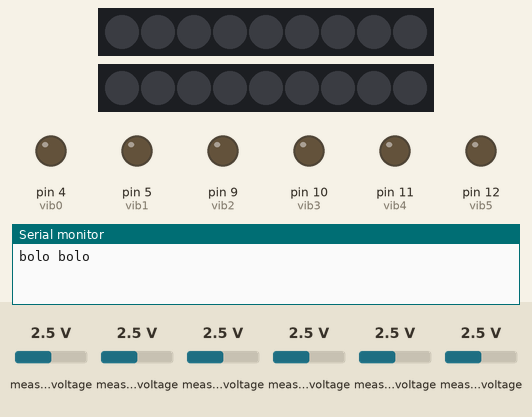
Recording of a sketch running on a simulated Arduino Mega 2560, built with avr-gcc and run on an emulated ATmega2560. On the bench: 2 × 9 RGB LEDs in strip order, left to right, output pins drawn as LEDs (lit = HIGH), the last lines printed to the serial monitor. The test bench sets the inputs (shaded band); at power-on: measured voltage 2.5 V.

Above: at 0.3 s.
At 2.3 s:
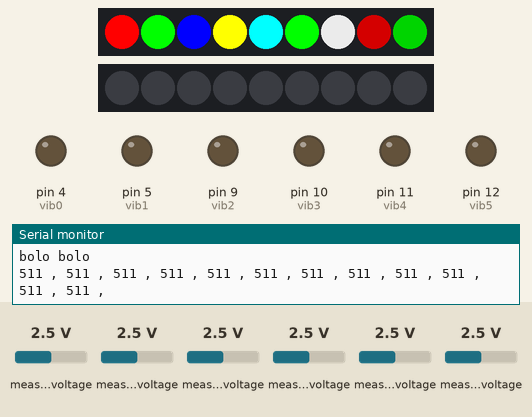

The sketch:

SmartTouch_v1.ino
```cpp
#include <Adafruit_MCP3008.h>
#include <Adafruit_NeoPixel.h>
#include "pins_obj.h"

#define NUM_LEDS 9
#define NUM_ROWS 7
#define NUM_COLS 27

Adafruit_NeoPixel strip0 = Adafruit_NeoPixel(NUM_LEDS, led_arr_0, NEO_GRB + NEO_KHZ800);
Adafruit_NeoPixel strip1 = Adafruit_NeoPixel(NUM_LEDS, led_arr_1, NEO_GRB + NEO_KHZ800);

uint8_t ledColors[NUM_ROWS][NUM_COLS] = {
  // Row 0: RGB values  (Red, Green, Blue, Yellow, Cyan, Magenta, Silver, Maroon, Dark Green)
  {255, 0, 0, 0, 255, 0, 0, 0, 255, 255, 255, 0, 0, 255, 255, 0, 255, 0, 192, 192, 192, 128, 0, 0, 0, 128, 0},
  // Row 1: RGB values  (Navy, Olive, Purple, Teal, Orange, Deep Pink, Indigo, Saddle Brown, Dark Green)
  {0, 0, 128, 128, 128, 0, 128, 0, 128, 0, 128, 128, 255, 165, 0, 255, 20, 147, 75, 0, 130, 139, 69, 19, 0, 100, 0},
  // Row 2: RGB values  (Hot Pink, Red-Orange, Forest Green, Deep Sky Blue, Medium Slate Blue, Peach Puff, Navajo White, Lemon Chiffon, Khaki)
  {255, 105, 180, 255, 69, 0, 34, 139, 34, 0, 191, 255, 123, 104, 238, 255, 228, 181, 255, 222, 173, 255, 250, 205, 240, 230, 140},
  // Row 3: RGB valuesw (Light Pink, Light Salmon, Light Sea Green, Light Sky Blue, Slate Blue, Papaya Whip, Antique White, Ivory, Light Yellow)
  {255, 182, 193, 255, 160, 122, 32, 178, 170, 135, 206, 250, 106, 90, 205, 255, 239, 213, 255, 248, 220, 255, 255, 240, 255, 255, 224},
  // Row 4: RGB values (Honeydew, Mint Cream, Azure, Alice Blue, Ghost White, Snow, Seashell, Beige, Misty Rose)
  {240, 255, 240, 245, 255, 250, 240, 255, 255, 240, 248, 255, 248, 248, 255, 255, 250, 250, 255, 245, 238, 245, 245, 220, 255, 228, 225},
  // Row 5: RGB values  (Lavender Blush, Linen, Old Lace, Floral White, Antique White, Peach Puff, Navajo White, Moccasin, Blanched Almond)
  {255, 240, 245, 250, 240, 230, 253, 245, 230, 255, 239, 219, 255, 228, 196, 255, 218, 185, 255, 222, 173, 255, 228, 181, 255, 235, 205},
  // Row 6: All zeros (No color)
  {0, 0, 0, 0, 0, 0, 0, 0, 0, 0, 0, 0, 0, 0, 0, 0, 0, 0, 0, 0, 0, 0, 0, 0, 0, 0, 0}
};
uint16_t pressData[12] = {0, 0, 0, 0, 0, 0, 0, 0, 0, 0, 0, 0};

void setup() {
  Serial.begin(9600);
  delay(200);
  initADC();
  initVibrations();
  initLeds();
  initMP3();

}
void loop() {
 Serial.println("bolo bolo");
 //playTrack(3);

  //digitalWrite(vib0,HIGH);
  delay(2000);
  digitalWrite(vib0,LOW);

  readPressSensors();
  printPressSensors();
setLEDColorsFromMatrix_0(ledColors,0);
//  displayRow(1, 0); // row 2 to strip 0
  delay(2000);
  setLEDColorsFromMatrix_0(ledColors,6);

}
```

LEDS.ino
```cpp
void initLeds() {
  strip0.begin();
  strip0.show(); // Initialize all pixels to 'off'
  strip1.begin();
  strip1.show(); // Initialize all pixels to 'off'
}

void setLEDColorsFromMatrix_0(uint8_t matrix[NUM_ROWS][NUM_COLS], uint8_t row) {
  if (row < NUM_ROWS) {
    for (uint8_t i = 0; i < NUM_LEDS; i++) {
      uint8_t r = matrix[row][i * 3];
      uint8_t g = matrix[row][i * 3 + 1];
      uint8_t b = matrix[row][i * 3 + 2];
      strip0.setPixelColor(i, strip0.Color(r, g, b));
    }
    strip0.show(); // Update the strip to show the new colors
  }
}
void setLEDColorsFromMatrix_1(uint8_t matrix[NUM_ROWS][NUM_COLS], uint8_t row) {
  if (row < NUM_ROWS) {
    for (uint8_t i = 0; i < NUM_LEDS; i++) {
      uint8_t r = matrix[row][i * 3];
      uint8_t g = matrix[row][i * 3 + 1];
      uint8_t b = matrix[row][i * 3 + 2];
      strip1.setPixelColor(i, strip1.Color(r, g, b));
    }
    strip1.show(); // Update the strip to show the new colors
  }
}
//void displayRow(int row, int output) {
//  Adafruit_NeoPixel* strip;
//  if (output == 0) {
//    strip = &strip0;
//  } else if (output == 1) {
//    strip = &strip1;
//  } else {
//    return; // Invalid output number
//  }
//
//  for (int col = 0; col < NUM_COLS; col++) {
//    int index = row * NUM_COLS + col;
//    strip->setPixelColor(index, ledColors[row][col * 3], ledColors[row][col * 3 + 1], ledColors[row][col * 3 + 2]);
//  }
//  strip->show();
//}
```

MP3.ino
```cpp
void initMP3(){
Serial1.begin(9600);
pinMode(busyPin, INPUT);//pin to read from DY-SV5W buyPin
playbackVolume(30);//sets volume to lvl 30 max volume
}

// return 1 = free
bool MP3Busy(){
  return digitalRead(busyPin);
}

void playTrack(int soundTrack) {
  //select track
  Serial.print("soundTrack: ");
  Serial.println(soundTrack);
  command[0] = 0xAA;//first byte says it's a command
  command[1] = 0x07;
  command[2] = 0x02;
  command[3] = highByte(soundTrack);//snh...track HIGH bit
  command[4] = lowByte(soundTrack);//SNL... track low bit
  checkSum = 0;
  for (int q = 0; q < 5; q++) {
    checkSum +=  command[q];
  }
  command[5] = lowByte(checkSum);//SM check bit... low bit of the sum of all previous values
  commandLength = 6;
  sendCommand();
}
void play() {
  command[0] = 0xAA;//first byte says it's a command
  command[1] = 0x02;
  command[2] = 0x00;
  command[3] = 0xAC;
  commandLength = 4;
  sendCommand();
}
void randomMode() {
  command[0] = 0xAA;//first byte says it's a command
  command[1] = 0x18;
  command[2] = 0x01;
  command[3] = 0x03;//random
  checkSum = 0;
  for (int q = 0; q < 4; q++) {
    checkSum +=  command[q];
  }
  command[4] = lowByte(checkSum);//SM check bit... low bit of the sum of all previous values
  commandLength = 5;
  sendCommand();

  //play() needs to be selected if you want the random tracks to start playing instantly
  play();
}
//sets the device volume...0 - 30
void playbackVolume(int vol) {
  if (vol > 30) { //check within limits
    vol = 30;
  }
  command[0] = 0xAA;//first byte says it's a command
  command[1] = 0x13;
  command[2] = 0x01;
  command[3] = vol;//volume
  checkSum = 0;
  for (int q = 0; q < 4; q++) {
    checkSum +=  command[q];
  }
  command[4] = lowByte(checkSum);//SM check bit... low bit of the sum of all previous values
  commandLength = 5;
  sendCommand();
}
//sends the command
void sendCommand() {
  int q;
  for (q = 0; q < commandLength; q++) {
    Serial1.write(command[q]);
   // Serial.print(command[q], HEX);
  }
  //Serial.println("End");
}
```

Vibrations.ino
```cpp
void initVibrations(){
pinMode(vib0,OUTPUT);
pinMode(vib1,OUTPUT);
pinMode(vib2,OUTPUT);
pinMode(vib3,OUTPUT);
pinMode(vib4,OUTPUT);
pinMode(vib5,OUTPUT);
digitalWrite(vib0,LOW);
digitalWrite(vib1,LOW);
digitalWrite(vib2,LOW);
digitalWrite(vib3,LOW);
digitalWrite(vib4,LOW);
digitalWrite(vib5,LOW);
}
```

pressSensors.ino
```cpp
void initADC() {
  adc0.begin(MCP_CLK, MCP_MOSI, MCP_MISO, MCP_CS_0);
  adc1.begin(MCP_CLK, MCP_MOSI, MCP_MISO, MCP_CS_1);
  //         (sck, mosi, miso, cs);
}
void readPressSensors() {
  int chan, i = 0;
  for ( chan = 0; chan < 6; chan++) {
    pressData[i] = (adc0.readADC(chan));
    i++;
  }
  for ( chan = 0; chan < 6; chan++) {
    pressData[i] = (adc1.readADC(chan));
    i++;
  }
}
void printPressSensors() {
  Serial.println("");
  for (int j = 0; j < 12; j++) {
    Serial.print(pressData[j]); Serial.print(" , ");
  }
  Serial.println("");
}
```

pins_obj.h
```cpp
// for MP3 player
#define busyPin 3
byte commandLength;
byte command[6];
int checkSum = 0;
int trackNum = 1;
// for AtoD
#define MCP_CLK A2
#define MCP_MOSI A1
#define MCP_MISO A0
#define MCP_CS_0 A3
#define MCP_CS_1 A4
Adafruit_MCP3008 adc0;
Adafruit_MCP3008 adc1;

//for Vibrations
#define vib0 4
#define vib1 5
#define vib2 9
#define vib3 10
#define vib4 11
#define vib5 12
// for leds
#define led_arr_0 7
#define led_arr_1 8
```

Measured:
- what the display in image 0 shows lasts 2.0 s, from 0.2 s to 2.2 s
